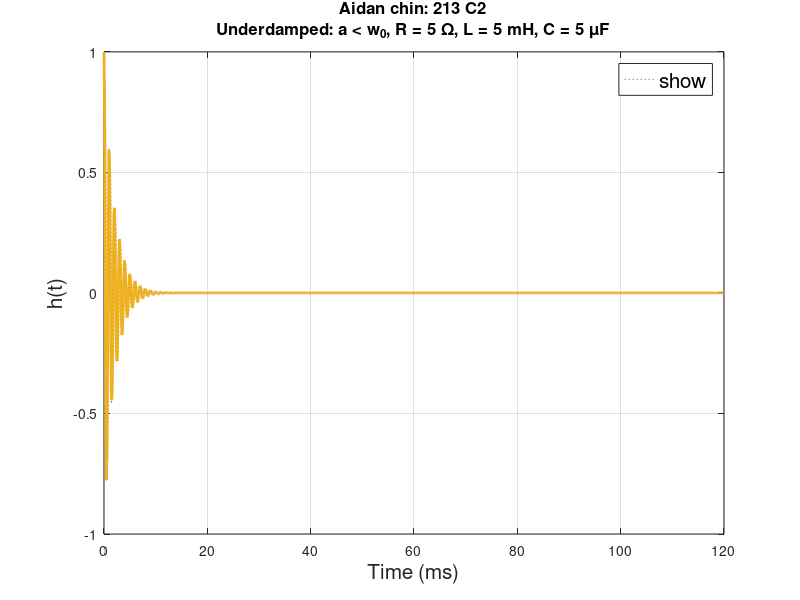

This chart was generated by the following MATLAB code:
% ECE 213, C2
% Aidan Chin
% 5/21/24

%this code's purpose is the create a transfer function for the RLC circuit
%and find its impulse response using inverse laplace transform, and outputs
%its plot

% ------ initialization --------

clc % clear terminal
clf % clear all figures
clear % remove all variables from the workspace

% --------- User inputs ---------
R = input('Enter the resistance R (in ohms): ');
L = input('Enter the inductance L (in mH): ') * 1e-3; % convert mH to H
C = input('Enter the capacitance C (in uF): ') * 1e-6; % convert uF to F


% --------- Given ----------
a = R / (2*L); % damnping ratio
w0 = 1 / sqrt(L*C); % initial omega
%This RLC circuit can be written in the s domain by the impulse response
%H(s) = 1 / ((Ls^2 + Rs + 1/C)). With the user inputs R, L, and C, we can
%again rewrite the function in terms of alpha and omega_0 by the
%conversions a = R / 2L and W0 = 1 / sqrt(LC). Now, the transfer function
%can be written as (s^2 + 2as + W0^2). Since alpha and omega are linked to
%the user inputs, the roots will help determine the damping in h(t)

% Time vector
t0 = 0; %start time
tf = .12; %final time, 120ms
n = 1000; %number of steps in t
t = linspace(t0, tf, n + 1); % create array of time

% Determine the damping and compute h(t)
if a > w0 % Overdamped
    s1 = -a + sqrt(a^2 - w0^2);
    s2 = -a - sqrt(a^2 - w0^2);
    h1 = @(t) exp(s1*t); %positive root
    h2 = @(t) exp(s2*t); % negative root
    h = @(t) (s2*exp(s1*t) - s1*exp(s2*t)) / (s2 - s1); %sum of terms
    titleText = {'Aidan chin: 213 C2', ...
        sprintf('Overdamped: a > w_0, R = %g Ω, L = %g mH, C = %g μF', ...
        R, L*1e3, C*1e6)};
elseif a == w0  % Critically damped
    s1 = -a;
    h1 = @(t) exp(s1*t); %positive root
    h2 = @(t) t.*exp(s1*t); %negative root
    h = @(t) (1 + s1*t).*exp(s1*t); % sum of terms
    titleText = {'Aidan chin: 213 C2', ...
        sprintf(['Critically Damped: a = w_0, R = %g Ω, L = %g mH, ' ...
        'C = %g μF'], R, L*1e3, C*1e6)};
else % Underdamped
    omega = sqrt(w0^2 - a^2);
    h1 = @(t) cos(omega*t).*exp(-a*t); %positive root
    h2 = @(t) sin(omega*t).*exp(-a*t); % negative root
    h = @(t) exp(-a*t).*(cos(omega*t) + (a/omega)*sin(omega*t));
    % sum of terms
    titleText = {'Aidan chin: 213 C2', ...
        sprintf(['Underdamped: a < w_0, R = %g Ω, L = %g mH, ' ...
        'C = %g μF'], R, L*1e3, C*1e6)};
end

% Plotting
figure;
plot(t*1e3, h1(t), ':', 'DisplayName', 'h1(t)');
hold on;
plot(t*1e3, h2(t), ':', 'DisplayName', 'h2(t)');
plot(t*1e3, h(t), 'LineWidth', 2, 'DisplayName', 'h(t) (Sum)');
hold off;

% Formatting
title(titleText, 'FontSize',12);
xlabel('Time (ms)','FontSize',15);
ylabel('h(t)','FontSize',15);
legend('show','FontSize',15);
grid on;